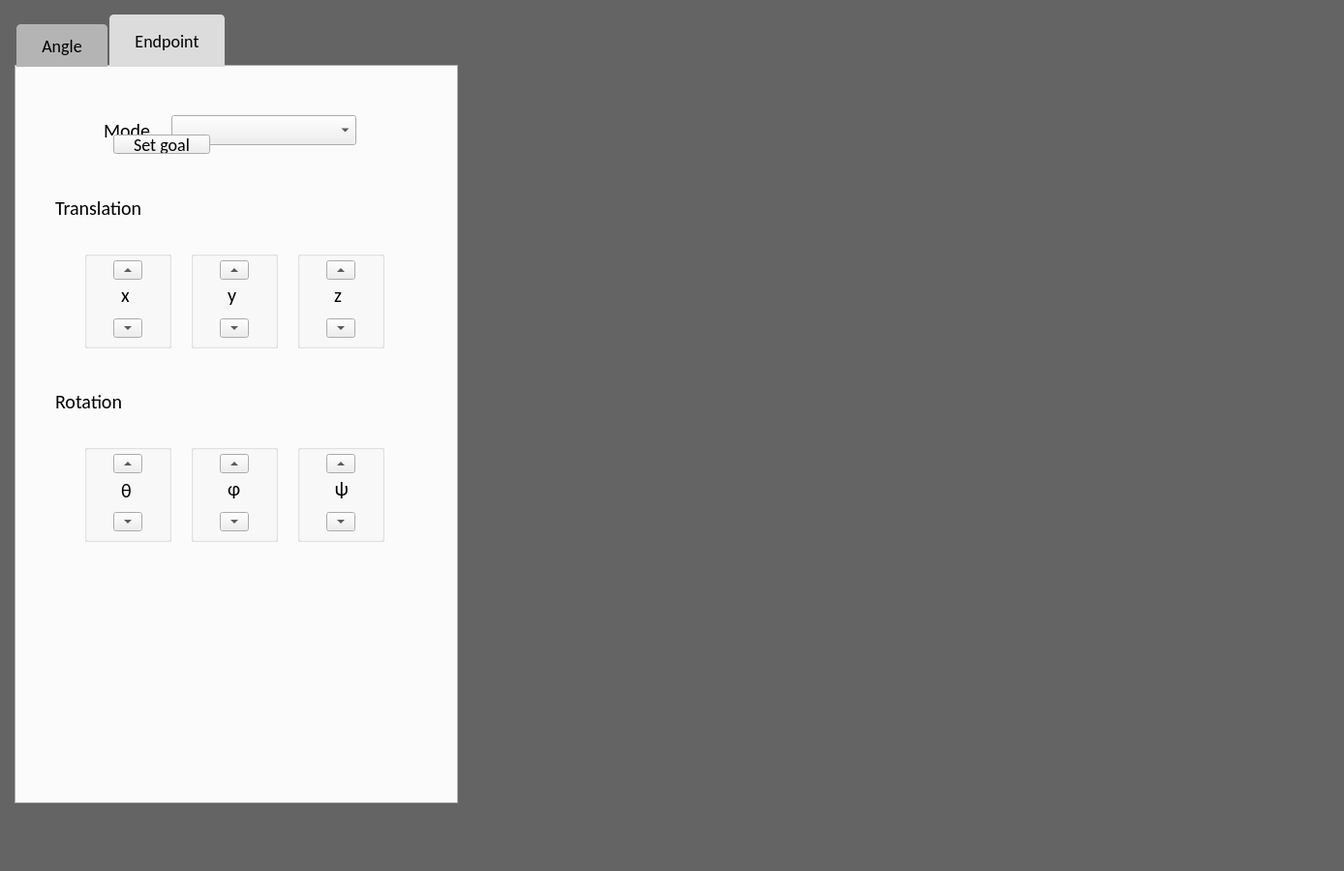
<?xml version="1.0" encoding="UTF-8"?>
<ui version="4.0">
 <class>MainDialog</class>
 <widget class="QDialog" name="MainDialog">
  <property name="enabled">
   <bool>true</bool>
  </property>
  <property name="geometry">
   <rect>
    <x>0</x>
    <y>0</y>
    <width>1388</width>
    <height>900</height>
   </rect>
  </property>
  <property name="sizePolicy">
   <sizepolicy hsizetype="Maximum" vsizetype="Maximum">
    <horstretch>0</horstretch>
    <verstretch>0</verstretch>
   </sizepolicy>
  </property>
  <property name="focusPolicy">
   <enum>Qt::WheelFocus</enum>
  </property>
  <property name="windowTitle">
   <string>Dialog</string>
  </property>
  <property name="styleSheet">
   <string notr="true">QDialog{
                font-family: Calibri;
                background:rgb(100,100,100);

                }
                QPushButton{
                background:rgb(200,200,200);

                font-size: 20px;
                font-family: Calibri;

                border: 1px solid rgb(220,220,220);


                border-bottom-style: none;
                border-radius: 4px;

                padding: 5px 5px 5px 5px;
                margin: 2px 0px 0px 0px;

                }
                QPushButton:hover:!pressed
                {
                background:rgb(150,180,100);

                }
                QTabWidget{

                font-size: 20px;
                font-family: Calibri;

                }
                QTabBar::tab:selected
                {


                background:rgb(220,220,220);
                border: 1px solid rgb(220,220,220);

                border-bottom-style: none;

                border-top-left-radius: 4px;
                border-top-right-radius: 4px;
                border-bottom-right-radius: 0px;
                border-bottom-left-radius: 0px;
                padding: 10px 25px 10px 25px;
                margin: 15px 0px 0px 2px;
                }

                QTabBar::tab:!selected
                {


                background:rgb(180,180,180);

                border: 1px solid rgb(180,180,180);
                border-bottom-style: none;

                border-top-left-radius: 4px;
                border-top-right-radius: 4px;
                border-bottom-right-radius: 0px;
                border-bottom-left-radius: 0px;
                padding: 10px 25px 10px 25px;
                margin: 25px 0px 0px 2px;


                }


                QTabBar::tab:!selected:hover
                {

                background:rgb(220,220,220);

                border: 1px solid rgb(220,220,220);


                border-bottom-style: none;


                }</string>
  </property>
  <widget class="QTabWidget" name="tabWidget">
   <property name="enabled">
    <bool>true</bool>
   </property>
   <property name="geometry">
    <rect>
     <x>15</x>
     <y>0</y>
     <width>458</width>
     <height>831</height>
    </rect>
   </property>
   <property name="styleSheet">
    <string notr="true"> QWidget{

                    font-size: 18px;
                    font-family: Calibri;

                    }
</string>
   </property>
   <property name="currentIndex">
    <number>1</number>
   </property>
   <widget class="QWidget" name="tab1">
    <attribute name="title">
     <string>Angle</string>
    </attribute>
    <widget class="QGroupBox" name="q1_slider_group">
     <property name="geometry">
      <rect>
       <x>40</x>
       <y>80</y>
       <width>381</width>
       <height>111</height>
      </rect>
     </property>
     <property name="title">
      <string/>
     </property>
     <widget class="QLabel" name="q1">
      <property name="geometry">
       <rect>
        <x>330</x>
        <y>40</y>
        <width>61</width>
        <height>31</height>
       </rect>
      </property>
      <property name="text">
       <string>0</string>
      </property>
     </widget>
     <widget class="QLabel" name="q1_label2">
      <property name="geometry">
       <rect>
        <x>40</x>
        <y>50</y>
        <width>21</width>
        <height>31</height>
       </rect>
      </property>
      <property name="text">
       <string>1</string>
      </property>
     </widget>
     <widget class="QLabel" name="degreeLabel">
      <property name="geometry">
       <rect>
        <x>360</x>
        <y>40</y>
        <width>10</width>
        <height>31</height>
       </rect>
      </property>
      <property name="styleSheet">
       <string notr="true"> QLabel{

                            font-size: 20px;
                            font-family: Calibri;

                            }</string>
      </property>
      <property name="text">
       <string>°</string>
      </property>
     </widget>
     <widget class="QSlider" name="q1_slider">
      <property name="geometry">
       <rect>
        <x>60</x>
        <y>40</y>
        <width>250</width>
        <height>30</height>
       </rect>
      </property>
      <property name="styleSheet">
       <string notr="true">QSlider::groove:horizontal {
                            border: 1px solid #bbb;
                            background: white;
                            height: 10px;
                            border-radius: 4px;
                            }

                            QSlider::sub-page:horizontal {
                            background: qlineargradient(x1: 0, y1: 0, x2: 0, y2: 1,
                            stop: 0 #66e, stop: 1 #bbf);
                            background: qlineargradient(x1: 0, y1: 0.2, x2: 1, y2: 1,
                            stop: 0 #bbf, stop: 1 #55f);
                            border: 1px solid #777;
                            height: 10px;
                            border-radius: 4px;
                            }

                            QSlider::add-page:horizontal {
                            background: #fff;
                            border: 1px solid #777;
                            height: 10px;
                            border-radius: 4px;
                            }

                            QSlider::handle:horizontal {
                            background: qlineargradient(x1:0, y1:0, x2:1, y2:1,
                            stop:0 #eee, stop:1 #ccc);
                            border: 1px solid #777;
                            width: 13px;
                            margin-top: -2px;
                            margin-bottom: -2px;
                            border-radius: 4px;
                            }

                            QSlider::handle:horizontal:hover {
                            background: qlineargradient(x1:0, y1:0, x2:1, y2:1,
                            stop:0 #fff, stop:1 #ddd);
                            border: 1px solid #444;
                            border-radius: 4px;
                            }

                            QSlider::sub-page:horizontal:disabled {
                            background: #bbb;
                            border-color: #999;
                            }

                            QSlider::add-page:horizontal:disabled {
                            background: #eee;
                            border-color: #999;
                            }

                            QSlider::handle:horizontal:disabled {
                            background: #eee;
                            border: 1px solid #aaa;
                            border-radius: 4px;
                            }</string>
      </property>
      <property name="orientation">
       <enum>Qt::Horizontal</enum>
      </property>
     </widget>
     <widget class="QLabel" name="q1_label2_2">
      <property name="geometry">
       <rect>
        <x>30</x>
        <y>40</y>
        <width>61</width>
        <height>31</height>
       </rect>
      </property>
      <property name="styleSheet">
       <string notr="true"> QLabel{

                            font-size: 20px;
                            font-family: Calibri;

                            }</string>
      </property>
      <property name="text">
       <string>q</string>
      </property>
     </widget>
    </widget>
    <widget class="QGroupBox" name="q2_slider_group">
     <property name="geometry">
      <rect>
       <x>40</x>
       <y>190</y>
       <width>381</width>
       <height>111</height>
      </rect>
     </property>
     <property name="title">
      <string/>
     </property>
     <widget class="QLabel" name="q2">
      <property name="geometry">
       <rect>
        <x>330</x>
        <y>40</y>
        <width>61</width>
        <height>31</height>
       </rect>
      </property>
      <property name="text">
       <string>0</string>
      </property>
     </widget>
     <widget class="QLabel" name="q2_label2_2">
      <property name="geometry">
       <rect>
        <x>40</x>
        <y>50</y>
        <width>15</width>
        <height>31</height>
       </rect>
      </property>
      <property name="text">
       <string>2</string>
      </property>
     </widget>
     <widget class="QLabel" name="degreeLabel_2">
      <property name="geometry">
       <rect>
        <x>360</x>
        <y>40</y>
        <width>10</width>
        <height>31</height>
       </rect>
      </property>
      <property name="styleSheet">
       <string notr="true"> QLabel{

                            font-size: 20px;
                            font-family: Calibri;

                            }</string>
      </property>
      <property name="text">
       <string>°</string>
      </property>
     </widget>
     <widget class="QSlider" name="q2_slider">
      <property name="geometry">
       <rect>
        <x>60</x>
        <y>40</y>
        <width>250</width>
        <height>30</height>
       </rect>
      </property>
      <property name="styleSheet">
       <string notr="true">QSlider::groove:horizontal {
                            border: 1px solid #bbb;
                            background: white;
                            height: 10px;
                            border-radius: 4px;
                            }

                            QSlider::sub-page:horizontal {
                            background: qlineargradient(x1: 0, y1: 0, x2: 0, y2: 1,
                            stop: 0 #66e, stop: 1 #bbf);
                            background: qlineargradient(x1: 0, y1: 0.2, x2: 1, y2: 1,
                            stop: 0 #bbf, stop: 1 #55f);
                            border: 1px solid #777;
                            height: 10px;
                            border-radius: 4px;
                            }

                            QSlider::add-page:horizontal {
                            background: #fff;
                            border: 1px solid #777;
                            height: 10px;
                            border-radius: 4px;
                            }

                            QSlider::handle:horizontal {
                            background: qlineargradient(x1:0, y1:0, x2:1, y2:1,
                            stop:0 #eee, stop:1 #ccc);
                            border: 1px solid #777;
                            width: 13px;
                            margin-top: -2px;
                            margin-bottom: -2px;
                            border-radius: 4px;
                            }

                            QSlider::handle:horizontal:hover {
                            background: qlineargradient(x1:0, y1:0, x2:1, y2:1,
                            stop:0 #fff, stop:1 #ddd);
                            border: 1px solid #444;
                            border-radius: 4px;
                            }

                            QSlider::sub-page:horizontal:disabled {
                            background: #bbb;
                            border-color: #999;
                            }

                            QSlider::add-page:horizontal:disabled {
                            background: #eee;
                            border-color: #999;
                            }

                            QSlider::handle:horizontal:disabled {
                            background: #eee;
                            border: 1px solid #aaa;
                            border-radius: 4px;
                            }</string>
      </property>
      <property name="orientation">
       <enum>Qt::Horizontal</enum>
      </property>
     </widget>
     <widget class="QLabel" name="q2_label2">
      <property name="geometry">
       <rect>
        <x>30</x>
        <y>40</y>
        <width>16</width>
        <height>31</height>
       </rect>
      </property>
      <property name="styleSheet">
       <string notr="true"> QLabel{

                            font-size: 20px;
                            font-family: Calibri;

                            }</string>
      </property>
      <property name="text">
       <string>q</string>
      </property>
     </widget>
    </widget>
    <widget class="QGroupBox" name="q3_slider_group">
     <property name="geometry">
      <rect>
       <x>40</x>
       <y>300</y>
       <width>381</width>
       <height>111</height>
      </rect>
     </property>
     <property name="title">
      <string/>
     </property>
     <widget class="QLabel" name="q3">
      <property name="geometry">
       <rect>
        <x>330</x>
        <y>40</y>
        <width>61</width>
        <height>31</height>
       </rect>
      </property>
      <property name="text">
       <string>0</string>
      </property>
     </widget>
     <widget class="QLabel" name="q3_label2">
      <property name="geometry">
       <rect>
        <x>40</x>
        <y>50</y>
        <width>21</width>
        <height>31</height>
       </rect>
      </property>
      <property name="text">
       <string>3</string>
      </property>
     </widget>
     <widget class="QLabel" name="degreeLabel_3">
      <property name="geometry">
       <rect>
        <x>360</x>
        <y>40</y>
        <width>10</width>
        <height>31</height>
       </rect>
      </property>
      <property name="styleSheet">
       <string notr="true"> QLabel{

                            font-size: 20px;
                            font-family: Calibri;

                            }</string>
      </property>
      <property name="text">
       <string>°</string>
      </property>
     </widget>
     <widget class="QSlider" name="q3_slider">
      <property name="geometry">
       <rect>
        <x>60</x>
        <y>40</y>
        <width>250</width>
        <height>30</height>
       </rect>
      </property>
      <property name="styleSheet">
       <string notr="true">QSlider::groove:horizontal {
                            border: 1px solid #bbb;
                            background: white;
                            height: 10px;
                            border-radius: 4px;
                            }

                            QSlider::sub-page:horizontal {
                            background: qlineargradient(x1: 0, y1: 0, x2: 0, y2: 1,
                            stop: 0 #66e, stop: 1 #bbf);
                            background: qlineargradient(x1: 0, y1: 0.2, x2: 1, y2: 1,
                            stop: 0 #bbf, stop: 1 #55f);
                            border: 1px solid #777;
                            height: 10px;
                            border-radius: 4px;
                            }

                            QSlider::add-page:horizontal {
                            background: #fff;
                            border: 1px solid #777;
                            height: 10px;
                            border-radius: 4px;
                            }

                            QSlider::handle:horizontal {
                            background: qlineargradient(x1:0, y1:0, x2:1, y2:1,
                            stop:0 #eee, stop:1 #ccc);
                            border: 1px solid #777;
                            width: 13px;
                            margin-top: -2px;
                            margin-bottom: -2px;
                            border-radius: 4px;
                            }

                            QSlider::handle:horizontal:hover {
                            background: qlineargradient(x1:0, y1:0, x2:1, y2:1,
                            stop:0 #fff, stop:1 #ddd);
                            border: 1px solid #444;
                            border-radius: 4px;
                            }

                            QSlider::sub-page:horizontal:disabled {
                            background: #bbb;
                            border-color: #999;
                            }

                            QSlider::add-page:horizontal:disabled {
                            background: #eee;
                            border-color: #999;
                            }

                            QSlider::handle:horizontal:disabled {
                            background: #eee;
                            border: 1px solid #aaa;
                            border-radius: 4px;
                            }</string>
      </property>
      <property name="orientation">
       <enum>Qt::Horizontal</enum>
      </property>
     </widget>
     <widget class="QLabel" name="q3_label2_2">
      <property name="geometry">
       <rect>
        <x>30</x>
        <y>40</y>
        <width>16</width>
        <height>31</height>
       </rect>
      </property>
      <property name="styleSheet">
       <string notr="true"> QLabel{

                            font-size: 20px;
                            font-family: Calibri;

                            }</string>
      </property>
      <property name="text">
       <string>q</string>
      </property>
     </widget>
    </widget>
    <widget class="QGroupBox" name="q4_slider_group">
     <property name="geometry">
      <rect>
       <x>40</x>
       <y>410</y>
       <width>381</width>
       <height>111</height>
      </rect>
     </property>
     <property name="title">
      <string/>
     </property>
     <widget class="QLabel" name="q4">
      <property name="geometry">
       <rect>
        <x>330</x>
        <y>40</y>
        <width>61</width>
        <height>31</height>
       </rect>
      </property>
      <property name="text">
       <string>0</string>
      </property>
     </widget>
     <widget class="QLabel" name="q4_label2">
      <property name="geometry">
       <rect>
        <x>40</x>
        <y>50</y>
        <width>21</width>
        <height>31</height>
       </rect>
      </property>
      <property name="text">
       <string>4</string>
      </property>
     </widget>
     <widget class="QLabel" name="degreeLabel_4">
      <property name="geometry">
       <rect>
        <x>360</x>
        <y>40</y>
        <width>10</width>
        <height>31</height>
       </rect>
      </property>
      <property name="styleSheet">
       <string notr="true"> QLabel{

                            font-size: 20px;
                            font-family: Calibri;

                            }</string>
      </property>
      <property name="text">
       <string>°</string>
      </property>
     </widget>
     <widget class="QSlider" name="q4_slider">
      <property name="geometry">
       <rect>
        <x>60</x>
        <y>40</y>
        <width>250</width>
        <height>30</height>
       </rect>
      </property>
      <property name="styleSheet">
       <string notr="true">QSlider::groove:horizontal {
                            border: 1px solid #bbb;
                            background: white;
                            height: 10px;
                            border-radius: 4px;
                            }

                            QSlider::sub-page:horizontal {
                            background: qlineargradient(x1: 0, y1: 0, x2: 0, y2: 1,
                            stop: 0 #66e, stop: 1 #bbf);
                            background: qlineargradient(x1: 0, y1: 0.2, x2: 1, y2: 1,
                            stop: 0 #bbf, stop: 1 #55f);
                            border: 1px solid #777;
                            height: 10px;
                            border-radius: 4px;
                            }

                            QSlider::add-page:horizontal {
                            background: #fff;
                            border: 1px solid #777;
                            height: 10px;
                            border-radius: 4px;
                            }

                            QSlider::handle:horizontal {
                            background: qlineargradient(x1:0, y1:0, x2:1, y2:1,
                            stop:0 #eee, stop:1 #ccc);
                            border: 1px solid #777;
                            width: 13px;
                            margin-top: -2px;
                            margin-bottom: -2px;
                            border-radius: 4px;
                            }

                            QSlider::handle:horizontal:hover {
                            background: qlineargradient(x1:0, y1:0, x2:1, y2:1,
                            stop:0 #fff, stop:1 #ddd);
                            border: 1px solid #444;
                            border-radius: 4px;
                            }

                            QSlider::sub-page:horizontal:disabled {
                            background: #bbb;
                            border-color: #999;
                            }

                            QSlider::add-page:horizontal:disabled {
                            background: #eee;
                            border-color: #999;
                            }

                            QSlider::handle:horizontal:disabled {
                            background: #eee;
                            border: 1px solid #aaa;
                            border-radius: 4px;
                            }</string>
      </property>
      <property name="orientation">
       <enum>Qt::Horizontal</enum>
      </property>
     </widget>
     <widget class="QLabel" name="q4_label2_2">
      <property name="geometry">
       <rect>
        <x>30</x>
        <y>40</y>
        <width>16</width>
        <height>31</height>
       </rect>
      </property>
      <property name="styleSheet">
       <string notr="true"> QLabel{

                            font-size: 20px;
                            font-family: Calibri;

                            }</string>
      </property>
      <property name="text">
       <string>q</string>
      </property>
     </widget>
    </widget>
    <widget class="QGroupBox" name="q5_slider_group">
     <property name="geometry">
      <rect>
       <x>40</x>
       <y>520</y>
       <width>381</width>
       <height>111</height>
      </rect>
     </property>
     <property name="title">
      <string/>
     </property>
     <widget class="QLabel" name="q5">
      <property name="geometry">
       <rect>
        <x>330</x>
        <y>40</y>
        <width>31</width>
        <height>31</height>
       </rect>
      </property>
      <property name="text">
       <string>0</string>
      </property>
     </widget>
     <widget class="QLabel" name="q5_label2_2">
      <property name="geometry">
       <rect>
        <x>40</x>
        <y>50</y>
        <width>21</width>
        <height>31</height>
       </rect>
      </property>
      <property name="text">
       <string>5</string>
      </property>
     </widget>
     <widget class="QLabel" name="degreeLabel_5">
      <property name="geometry">
       <rect>
        <x>360</x>
        <y>40</y>
        <width>10</width>
        <height>31</height>
       </rect>
      </property>
      <property name="styleSheet">
       <string notr="true"> QLabel{

                            font-size: 20px;
                            font-family: Calibri;

                            }</string>
      </property>
      <property name="text">
       <string>°</string>
      </property>
     </widget>
     <widget class="QSlider" name="q5_slider">
      <property name="geometry">
       <rect>
        <x>60</x>
        <y>40</y>
        <width>250</width>
        <height>30</height>
       </rect>
      </property>
      <property name="styleSheet">
       <string notr="true">QSlider::groove:horizontal {
                            border: 1px solid #bbb;
                            background: white;
                            height: 10px;
                            border-radius: 4px;
                            }

                            QSlider::sub-page:horizontal {
                            background: qlineargradient(x1: 0, y1: 0, x2: 0, y2: 1,
                            stop: 0 #66e, stop: 1 #bbf);
                            background: qlineargradient(x1: 0, y1: 0.2, x2: 1, y2: 1,
                            stop: 0 #bbf, stop: 1 #55f);
                            border: 1px solid #777;
                            height: 10px;
                            border-radius: 4px;
                            }

                            QSlider::add-page:horizontal {
                            background: #fff;
                            border: 1px solid #777;
                            height: 10px;
                            border-radius: 4px;
                            }

                            QSlider::handle:horizontal {
                            background: qlineargradient(x1:0, y1:0, x2:1, y2:1,
                            stop:0 #eee, stop:1 #ccc);
                            border: 1px solid #777;
                            width: 13px;
                            margin-top: -2px;
                            margin-bottom: -2px;
                            border-radius: 4px;
                            }

                            QSlider::handle:horizontal:hover {
                            background: qlineargradient(x1:0, y1:0, x2:1, y2:1,
                            stop:0 #fff, stop:1 #ddd);
                            border: 1px solid #444;
                            border-radius: 4px;
                            }

                            QSlider::sub-page:horizontal:disabled {
                            background: #bbb;
                            border-color: #999;
                            }

                            QSlider::add-page:horizontal:disabled {
                            background: #eee;
                            border-color: #999;
                            }

                            QSlider::handle:horizontal:disabled {
                            background: #eee;
                            border: 1px solid #aaa;
                            border-radius: 4px;
                            }</string>
      </property>
      <property name="orientation">
       <enum>Qt::Horizontal</enum>
      </property>
     </widget>
     <widget class="QLabel" name="q5_label2">
      <property name="geometry">
       <rect>
        <x>30</x>
        <y>40</y>
        <width>16</width>
        <height>31</height>
       </rect>
      </property>
      <property name="styleSheet">
       <string notr="true"> QLabel{

                            font-size: 20px;
                            font-family: Calibri;

                            }</string>
      </property>
      <property name="text">
       <string>q</string>
      </property>
     </widget>
    </widget>
   </widget>
   <widget class="QWidget" name="tab2">
    <attribute name="title">
     <string>Endpoint</string>
    </attribute>
    <widget class="QLabel" name="q1_label2_3">
     <property name="geometry">
      <rect>
       <x>90</x>
       <y>50</y>
       <width>61</width>
       <height>31</height>
      </rect>
     </property>
     <property name="styleSheet">
      <string notr="true"> QLabel{

                            font-size: 20px;
                            font-family: Calibri;

                            }</string>
     </property>
     <property name="text">
      <string>Mode</string>
     </property>
    </widget>
    <widget class="QComboBox" name="mode_select">
     <property name="geometry">
      <rect>
       <x>160</x>
       <y>50</y>
       <width>191</width>
       <height>31</height>
      </rect>
     </property>
    </widget>
    <widget class="QGroupBox" name="x_controls">
     <property name="geometry">
      <rect>
       <x>70</x>
       <y>190</y>
       <width>90</width>
       <height>101</height>
      </rect>
     </property>
     <property name="styleSheet">
      <string notr="true"> QLabel{

                    font-size: 20px;
                    font-family: Calibri;

                    }</string>
     </property>
     <property name="title">
      <string/>
     </property>
     <widget class="QLabel" name="x_label">
      <property name="geometry">
       <rect>
        <x>38</x>
        <y>30</y>
        <width>25</width>
        <height>31</height>
       </rect>
      </property>
      <property name="styleSheet">
       <string notr="true"> QLabel{

                            font-size: 20px;
                            font-family: Calibri;

                            }</string>
      </property>
      <property name="text">
       <string>x</string>
      </property>
     </widget>
     <widget class="QToolButton" name="x_up">
      <property name="geometry">
       <rect>
        <x>30</x>
        <y>10</y>
        <width>30</width>
        <height>20</height>
       </rect>
      </property>
      <property name="text">
       <string>...</string>
      </property>
      <property name="arrowType">
       <enum>Qt::UpArrow</enum>
      </property>
     </widget>
     <widget class="QToolButton" name="x_down">
      <property name="geometry">
       <rect>
        <x>30</x>
        <y>70</y>
        <width>30</width>
        <height>20</height>
       </rect>
      </property>
      <property name="text">
       <string>...</string>
      </property>
      <property name="arrowType">
       <enum>Qt::DownArrow</enum>
      </property>
     </widget>
    </widget>
    <widget class="QGroupBox" name="y_controls">
     <property name="geometry">
      <rect>
       <x>180</x>
       <y>190</y>
       <width>90</width>
       <height>101</height>
      </rect>
     </property>
     <property name="styleSheet">
      <string notr="true"> QLabel{

                    font-size: 15px;
                    font-family: Calibri;

                    }</string>
     </property>
     <property name="title">
      <string/>
     </property>
     <widget class="QLabel" name="y_label">
      <property name="geometry">
       <rect>
        <x>38</x>
        <y>30</y>
        <width>25</width>
        <height>31</height>
       </rect>
      </property>
      <property name="styleSheet">
       <string notr="true"> QLabel{

                            font-size: 20px;
                            font-family: Calibri;

                            }</string>
      </property>
      <property name="text">
       <string>y</string>
      </property>
     </widget>
     <widget class="QToolButton" name="y_up">
      <property name="geometry">
       <rect>
        <x>30</x>
        <y>10</y>
        <width>30</width>
        <height>20</height>
       </rect>
      </property>
      <property name="text">
       <string>...</string>
      </property>
      <property name="arrowType">
       <enum>Qt::UpArrow</enum>
      </property>
     </widget>
     <widget class="QToolButton" name="y_down">
      <property name="geometry">
       <rect>
        <x>30</x>
        <y>70</y>
        <width>30</width>
        <height>20</height>
       </rect>
      </property>
      <property name="text">
       <string>...</string>
      </property>
      <property name="arrowType">
       <enum>Qt::DownArrow</enum>
      </property>
     </widget>
    </widget>
    <widget class="QGroupBox" name="z_controls">
     <property name="geometry">
      <rect>
       <x>290</x>
       <y>190</y>
       <width>90</width>
       <height>101</height>
      </rect>
     </property>
     <property name="styleSheet">
      <string notr="true"> QLabel{

                    font-size: 15px;
                    font-family: Calibri;

                    }</string>
     </property>
     <property name="title">
      <string/>
     </property>
     <widget class="QLabel" name="z_label">
      <property name="geometry">
       <rect>
        <x>38</x>
        <y>30</y>
        <width>25</width>
        <height>31</height>
       </rect>
      </property>
      <property name="styleSheet">
       <string notr="true"> QLabel{

                            font-size: 20px;
                            font-family: Calibri;

                            }</string>
      </property>
      <property name="text">
       <string>z</string>
      </property>
     </widget>
     <widget class="QToolButton" name="z_up">
      <property name="geometry">
       <rect>
        <x>30</x>
        <y>10</y>
        <width>30</width>
        <height>20</height>
       </rect>
      </property>
      <property name="text">
       <string>...</string>
      </property>
      <property name="arrowType">
       <enum>Qt::UpArrow</enum>
      </property>
     </widget>
     <widget class="QToolButton" name="z_down">
      <property name="geometry">
       <rect>
        <x>30</x>
        <y>70</y>
        <width>30</width>
        <height>20</height>
       </rect>
      </property>
      <property name="text">
       <string>...</string>
      </property>
      <property name="arrowType">
       <enum>Qt::DownArrow</enum>
      </property>
     </widget>
    </widget>
    <widget class="QLabel" name="translation_label">
     <property name="geometry">
      <rect>
       <x>40</x>
       <y>130</y>
       <width>131</width>
       <height>31</height>
      </rect>
     </property>
     <property name="styleSheet">
      <string notr="true"> QLabel{

                            font-size: 20px;
                            font-family: Calibri;

                            }</string>
     </property>
     <property name="text">
      <string>Translation</string>
     </property>
    </widget>
    <widget class="QGroupBox" name="z_rotation">
     <property name="geometry">
      <rect>
       <x>290</x>
       <y>390</y>
       <width>90</width>
       <height>101</height>
      </rect>
     </property>
     <property name="styleSheet">
      <string notr="true"> QLabel{

                    font-size: 20px;
                    font-family: Calibri;

                    }</string>
     </property>
     <property name="title">
      <string/>
     </property>
     <widget class="QLabel" name="psi_label">
      <property name="geometry">
       <rect>
        <x>34</x>
        <y>30</y>
        <width>25</width>
        <height>31</height>
       </rect>
      </property>
      <property name="styleSheet">
       <string notr="true"> QLabel{

                            font-size: 20px;
                            font-family: Calibri;

                            }</string>
      </property>
      <property name="text">
       <string> ψ</string>
      </property>
     </widget>
     <widget class="QToolButton" name="z_cc">
      <property name="geometry">
       <rect>
        <x>30</x>
        <y>10</y>
        <width>30</width>
        <height>20</height>
       </rect>
      </property>
      <property name="text">
       <string>...</string>
      </property>
      <property name="arrowType">
       <enum>Qt::UpArrow</enum>
      </property>
     </widget>
     <widget class="QToolButton" name="z_c">
      <property name="geometry">
       <rect>
        <x>30</x>
        <y>70</y>
        <width>30</width>
        <height>20</height>
       </rect>
      </property>
      <property name="text">
       <string>...</string>
      </property>
      <property name="arrowType">
       <enum>Qt::DownArrow</enum>
      </property>
     </widget>
    </widget>
    <widget class="QGroupBox" name="x_rotation">
     <property name="geometry">
      <rect>
       <x>70</x>
       <y>390</y>
       <width>90</width>
       <height>101</height>
      </rect>
     </property>
     <property name="styleSheet">
      <string notr="true"> QLabel{

                    font-size: 15px;
                    font-family: Calibri;

                    }</string>
     </property>
     <property name="title">
      <string/>
     </property>
     <widget class="QLabel" name="theta_label">
      <property name="geometry">
       <rect>
        <x>38</x>
        <y>32</y>
        <width>25</width>
        <height>31</height>
       </rect>
      </property>
      <property name="styleSheet">
       <string notr="true"> QLabel{

                            font-size: 20px;
                            font-family: Calibri;

                            }</string>
      </property>
      <property name="text">
       <string>θ</string>
      </property>
     </widget>
     <widget class="QToolButton" name="x_cc">
      <property name="geometry">
       <rect>
        <x>30</x>
        <y>10</y>
        <width>30</width>
        <height>20</height>
       </rect>
      </property>
      <property name="text">
       <string>...</string>
      </property>
      <property name="arrowType">
       <enum>Qt::UpArrow</enum>
      </property>
     </widget>
     <widget class="QToolButton" name="x_c">
      <property name="geometry">
       <rect>
        <x>30</x>
        <y>70</y>
        <width>30</width>
        <height>20</height>
       </rect>
      </property>
      <property name="text">
       <string>...</string>
      </property>
      <property name="arrowType">
       <enum>Qt::DownArrow</enum>
      </property>
     </widget>
    </widget>
    <widget class="QGroupBox" name="y_rotation">
     <property name="geometry">
      <rect>
       <x>180</x>
       <y>390</y>
       <width>90</width>
       <height>101</height>
      </rect>
     </property>
     <property name="styleSheet">
      <string notr="true"> QLabel{

                    font-size: 15px;
                    font-family: Calibri;

                    }</string>
     </property>
     <property name="title">
      <string/>
     </property>
     <widget class="QLabel" name="phi_label">
      <property name="geometry">
       <rect>
        <x>38</x>
        <y>30</y>
        <width>25</width>
        <height>31</height>
       </rect>
      </property>
      <property name="styleSheet">
       <string notr="true"> QLabel{

                            font-size: 20px;
                            font-family: Calibri;

                            }</string>
      </property>
      <property name="text">
       <string>φ</string>
      </property>
     </widget>
     <widget class="QToolButton" name="y_cc">
      <property name="geometry">
       <rect>
        <x>30</x>
        <y>10</y>
        <width>30</width>
        <height>20</height>
       </rect>
      </property>
      <property name="text">
       <string>...</string>
      </property>
      <property name="arrowType">
       <enum>Qt::UpArrow</enum>
      </property>
     </widget>
     <widget class="QToolButton" name="y_c">
      <property name="geometry">
       <rect>
        <x>30</x>
        <y>70</y>
        <width>30</width>
        <height>20</height>
       </rect>
      </property>
      <property name="text">
       <string>...</string>
      </property>
      <property name="arrowType">
       <enum>Qt::DownArrow</enum>
      </property>
     </widget>
    </widget>
   <widget class="QToolButton" name="set_goal">
      <property name="geometry">
       <rect>
        <x>100</x>
        <y>70</y>
        <width>100</width>
        <height>20</height>
       </rect>
      </property>
      <property name="text">
       <string>Set goal</string>
      </property>
    </widget>
    <widget class="QLabel" name="rotation_label">
     <property name="geometry">
      <rect>
       <x>40</x>
       <y>330</y>
       <width>135</width>
       <height>31</height>
      </rect>
     </property>
     <property name="styleSheet">
      <string notr="true"> QLabel{

                            font-size: 20px;
                            font-family: Calibri;

                            }</string>
     </property>
     <property name="text">
      <string>Rotation</string>
     </property>
    </widget>
   </widget>
  </widget>
  <widget class="QWidget" name="verticalLayoutWidget">
   <property name="geometry">
    <rect>
     <x>540</x>
     <y>70</y>
     <width>821</width>
     <height>761</height>
    </rect>
   </property>
   <layout class="QVBoxLayout" name="simulationLayout">
    <property name="spacing">
     <number>0</number>
    </property>
    <property name="sizeConstraint">
     <enum>QLayout::SetDefaultConstraint</enum>
    </property>
    <property name="topMargin">
     <number>6</number>
    </property>
   </layout>
  </widget>
 </widget>
 <resources/>
 <connections/>
</ui>
